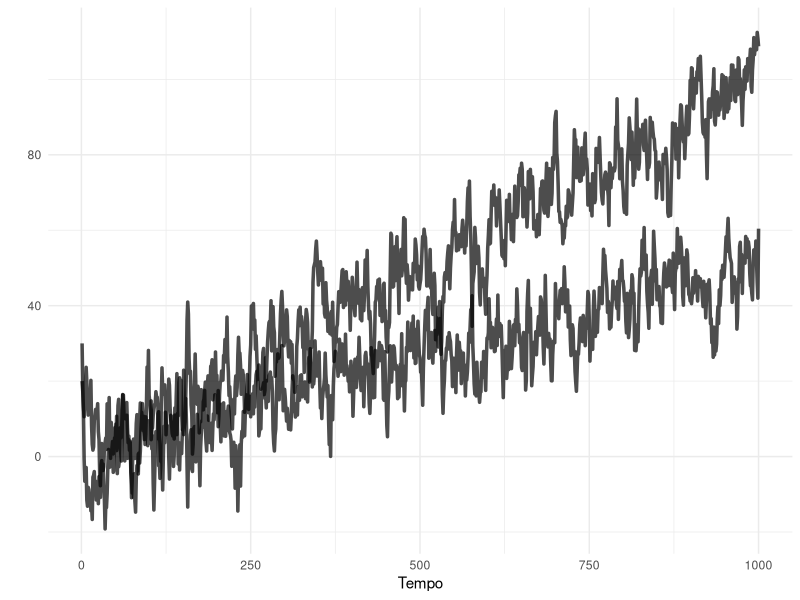
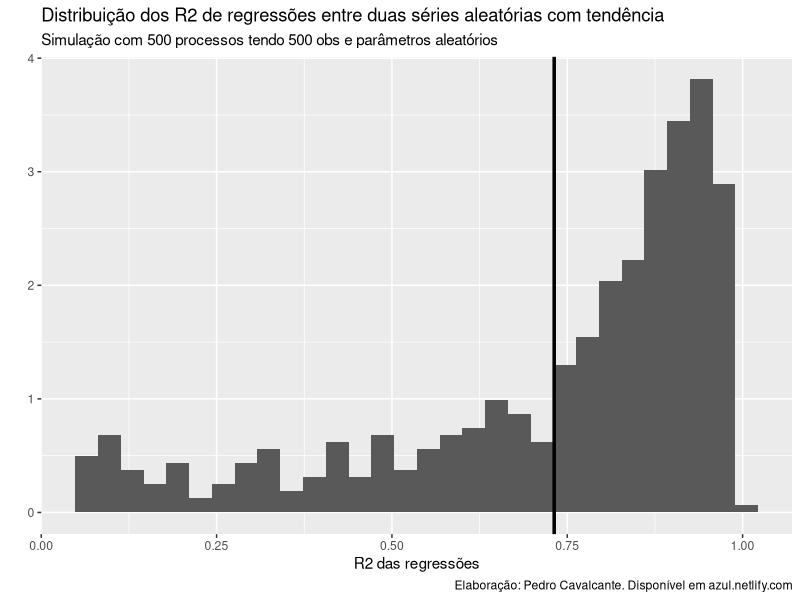

The R source for these figures, in order:
## ---- chunk 1
knitr::opts_chunk$set(warning = FALSE, message = FALSE, dpi = 180)
## ---- chunk 2

library(tibble)
library(ggplot2)
library(dplyr)

n <- 1000 # tamanho da amostra

dados <- tibble(x = double(length = n),
                y = double(length = n),
                t = 1:n)

nrow(dados)
## ---- chunk 3

dados$x[1] <- 20 # condições iniciais
dados$y[1] <- 30

for(i in 2:n) {
  
  dados$x[i] <- .02*dados$t[i] + 0.8*dados$x[(i-1)] + rnorm(n = 1, sd = 5)
  dados$y[i] <- .015*dados$t[i] + 0.7*dados$y[(i-1)] + rnorm(n = 1, sd = 5)
  
}

dados %>%
  ggplot(aes(x = t)) +
  geom_line(aes(y = x), size = 1.2, alpha = .7) +
  geom_line(aes(y = y), size = 1.2, alpha = .7) +
  labs(y = "",
       x = "Tempo") +
  theme_minimal()
## ---- chunk 4

modeloRuim <- lm(y ~ x, 
                 data = dados)

summary(modeloRuim)

## ---- chunk 5
m <- 500 # número de modelos
n <- 500 # tamanho da amostra

simulacao <- tibble(R2 = double(length = m))
  
  for(i in 1:m) {
  
  dados <- tibble(x = double(length = n),
                  y = double(length = n),
                  t = 1:n)
    
    
  dados$x[1] <- 20 # condições iniciais
  dados$y[1] <- 30
  
  param1 <- runif(n = 1, 0.01, .1) 
  param2 <- runif(n = 1, 0.01, .1)
  
  param3 <- rnorm(n = 1, mean = .8, sd = .15)
  param4 <- rnorm(n = 1, mean = .7, sd = .15)
  
      for(j in 2:n) {
      
      dados$x[j] <- param1*dados$t[j] + param3*dados$x[(j-1)] + rnorm(n = 1, sd = 5)
      dados$y[j] <- param2*dados$t[j] + param4*dados$y[(j-1)] + rnorm(n = 1, sd = 5)
      
      }


  modeloRuim <- lm(y ~ x, 
                   data = dados)
  
  simulacao$R2[i] <- summary(modeloRuim)$r.squared
  
  }

simulacao %>%
  ggplot(aes(x = R2)) +
  geom_histogram(aes(y = ..density..)) +
  geom_vline(xintercept = mean(simulacao$R2), size = 1.2) + # veta vertical na média
  labs(title = "Distribuição dos R2 de regressões entre duas séries aleatórias com tendência",
       subtitle = "Simulação com 500 processos tendo 500 obs e parâmetros aleatórios",
       caption = "Elaboração: Pedro Cavalcante. Disponível em azul.netlify.com",
       x = "R2 das regressões",
       y = "")
  

